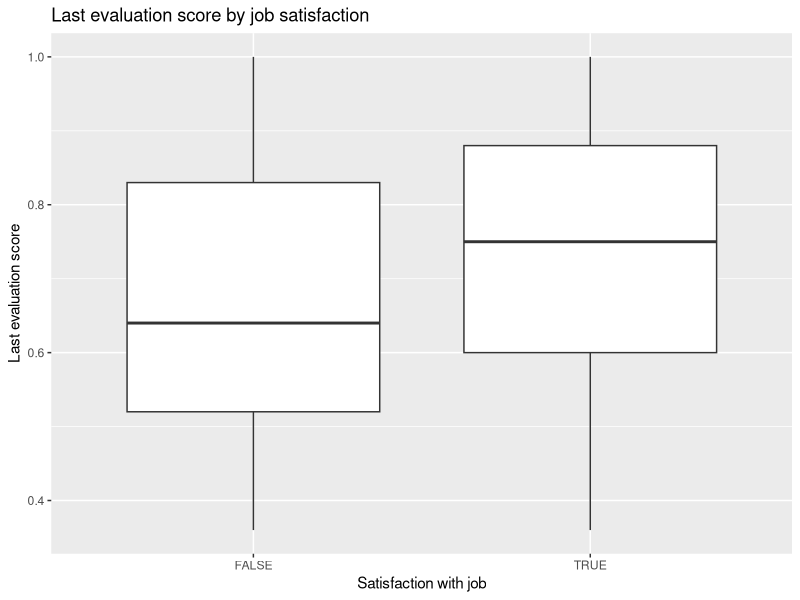
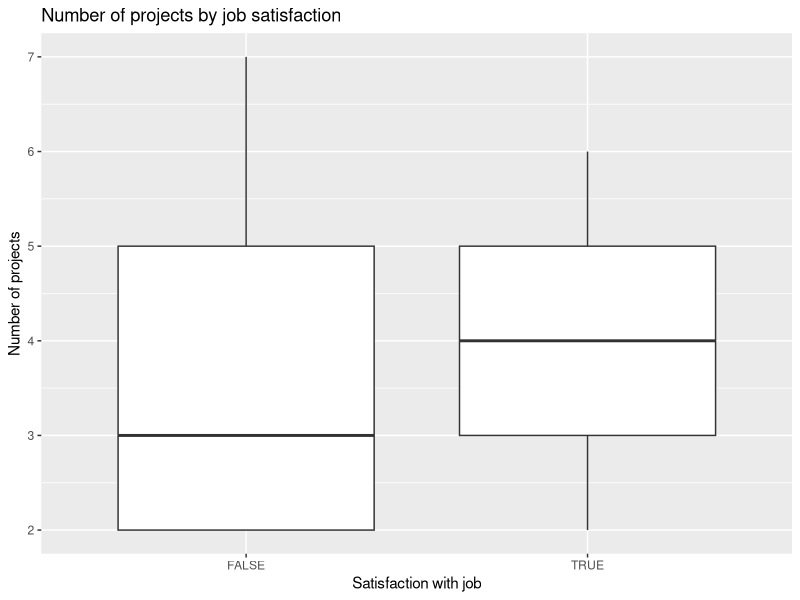
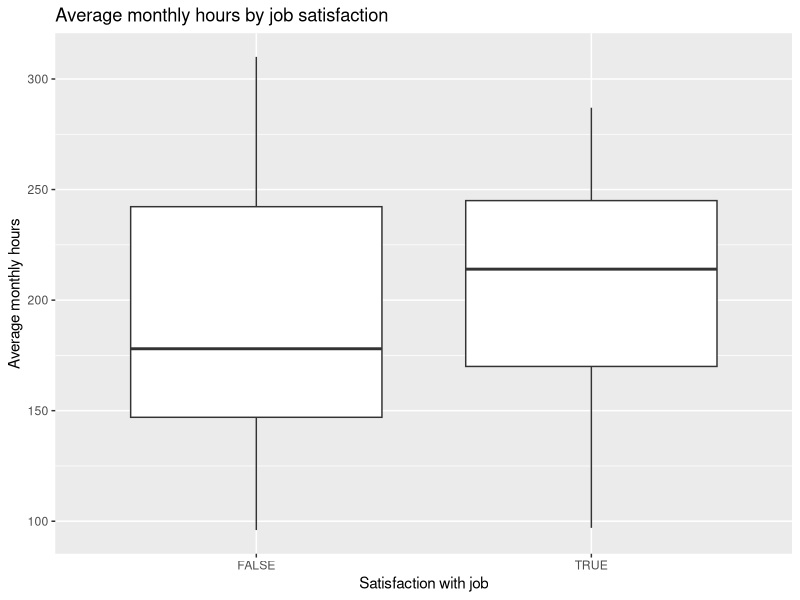
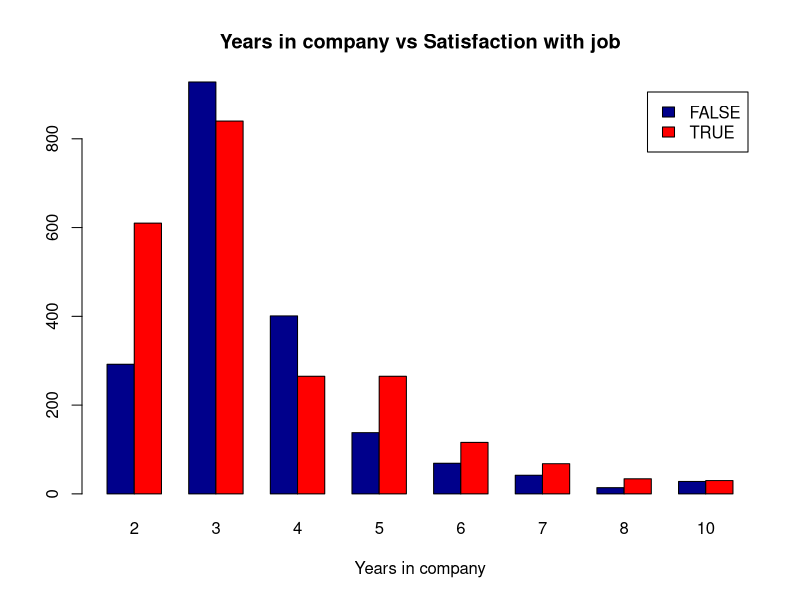
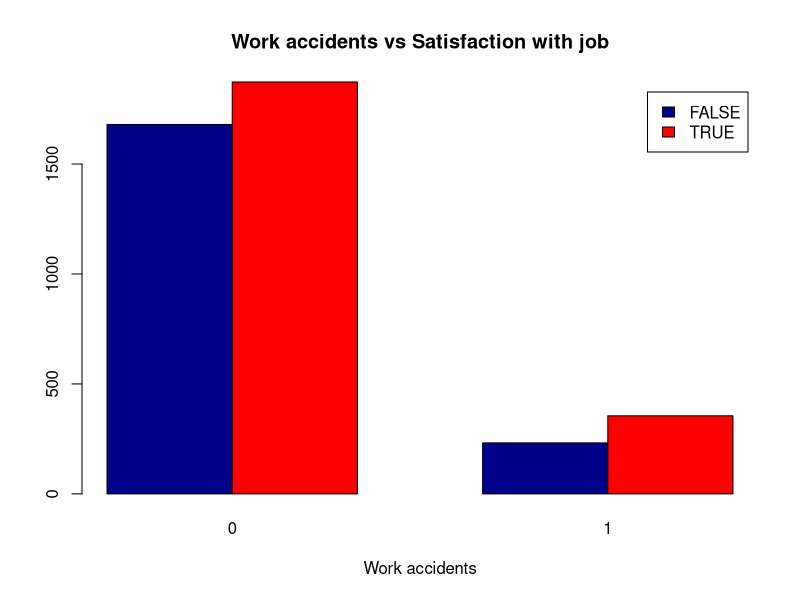

Generate these figures, in order, with R:
## ---- chunk 1
library(MASS)
library(dplyr)
library('corrplot')
library(GGally)
library(tidyr)
library(ggplot2)
hr_sales <- read.table(file = "hr_sales.txt", header = T, sep = ";")
## ---- chunk 2
str(hr_sales)
## ---- chunk 3
summary(hr_sales)
## ---- chunk 4
g1 <- ggplot(hr_sales, aes(x = satisfied, y= last_evaluation))
g1 + geom_boxplot(aes()) + xlab("Satisfaction with job") + ylab("Last evaluation score") + ggtitle("Last evaluation score by job satisfaction")
## ---- chunk 5
g2 <- ggplot(hr_sales, aes(x = satisfied, y= number_project))
g2 + geom_boxplot(aes()) + xlab("Satisfaction with job") + ylab("Number of projects") + ggtitle("Number of projects by job satisfaction")
## ---- chunk 6
g3 <- ggplot(hr_sales, aes(x = satisfied, y= average_montly_hours))
g3 + geom_boxplot(aes()) + xlab("Satisfaction with job") + ylab("Average monthly hours") + ggtitle("Average monthly hours by job satisfaction")
## ---- chunk 7
table_years <- xtabs(~satisfied+time_spend_company, data=hr_sales)
ftable(table_years)

counts_years <- table(hr_sales$satisfied, hr_sales$time_spend_company)
barplot(counts_years, main="Years in company vs Satisfaction with job",
  xlab="Years in company", col=c("darkblue","red"),
    legend = rownames(counts_years), beside=TRUE)
## ---- chunk 8
table_accidents <- xtabs(~satisfied+Work_accident, data=hr_sales)
ftable(table_accidents)

counts_accidents <- table(hr_sales$satisfied, hr_sales$Work_accident)
barplot(counts_accidents, main="Work accidents vs Satisfaction with job",
  xlab="Work accidents", col=c("darkblue","red"),
    legend = rownames(counts_years), beside=TRUE)
## ---- chunk 9
table_promotion <- xtabs(~satisfied+promotion_last_5years, data=hr_sales)
ftable(table_promotion)
